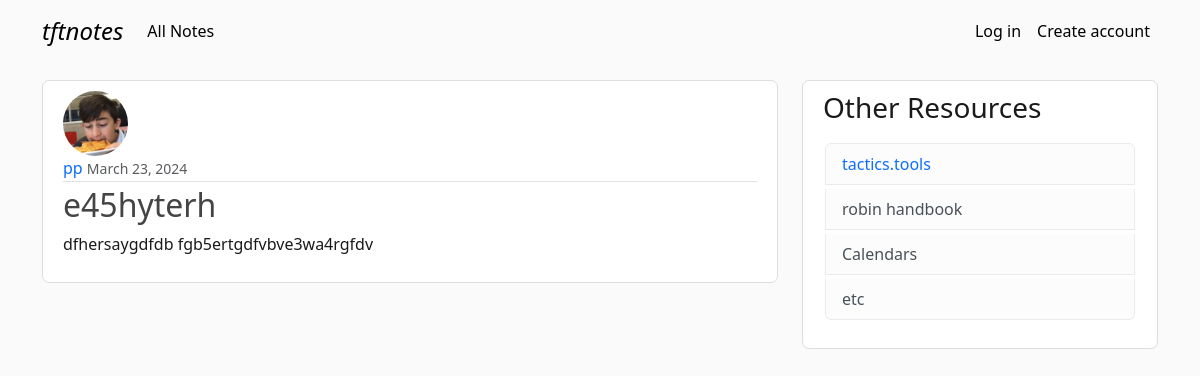
Page /post/49/ on the committed database.
### blog/models.py (models this page shows, shortened)
class Post(models.Model):
    title = models.CharField(max_length=100)
    content = models.TextField()
    date_posted = models.DateTimeField(default=timezone.now)
    author = models.ForeignKey(User, on_delete=models.CASCADE)

### users/models.py (models this page shows, shortened)
class Profile(models.Model):
    user = models.OneToOneField(User, on_delete=models.CASCADE)
    image = models.ImageField(default='default.jpg', upload_to='profile_pics')

### blog/views.py (the view)
# urls.py: path('post/<int:pk>/', PostDetailView.as_view(), name='post-detail'),
class PostDetailView(DetailView):
    model = Post

### blog/templates/blog/post_detail.html (shortened to what this page needs)
{%extends "blog/base.html"%}
{%block content%}
      <article class="media content-section">
      <img src="{{object.author.profile.image.url}}" class="rounded-circle article-img" alt="">
        <div class="media-body">
          <div class="article-metadata">
            <a class="mr-2" href="{% url 'user-posts' object.author.username %}">{{ object.author }}</a>
            <small class="text-muted">{{ object.date_posted|date:"F d, Y" }}</small>
          </div>
          <h2 class="article-title">{{object.title}}</h2>
          <p class="article-content">{{ object.content }}</p>
        </div>
      </article>
{%endblock content%}

### blog/static/blog/main.css (style rules this page uses)
a { text-decoration: none; }
body { background: #fafafa; color: rgb(27, 26, 26); margin-top: 5rem; }
.content-section { background: #ffffff; padding: 10px 20px; border: 1px solid #dddddd; border-radius: 7px; margin-bottom: 20px; }
.article-title { color: #444444; }
.article-content { white-space: pre-line; }
.article-img { height: 65px; width: 65px; margin-right: 16px; }
.article-metadata { padding-bottom: 1px; margin-bottom: 4px; border-bottom: 1px solid #e3e3e3 }

### rows in the picture
Post: author.profile.image (placeholder picture), author "pp", date_posted "March 23, 2024", title "e45hyterh", content "dfhersaygdfdb fgb5ertgdfvbve3wa4rgfdv"
